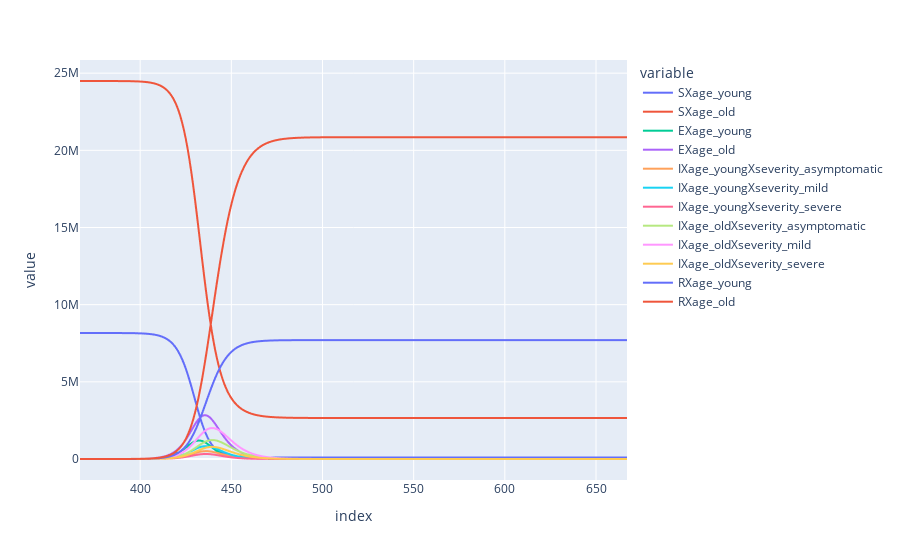

The notebook cell this image was saved under:
### Code cell
plot_compartments(model)

### Figure 1 — Plotly figure (JSON) as saved in the notebook; plotly's stock layout.template omitted (floating-point values rounded to 4 significant figures; data arrays with more than 128 entries replaced by an {"elided": "..."} marker saying what was removed)
{"data": [{"hovertemplate": "variable=SXage_young<br>index=%{x}<br>value=%{y}<extra></extra>", "legendgroup": "SXage_young", "line": {"color": "#636efa", "dash": "solid"}, "marker": {"symbol": "circle"}, "mode": "lines", "name": "SXage_young", "showlegend": true, "type": "scattergl", "x": {"elided": "301 int values"}, "xaxis": "x", "y": {"elided": "301 float values"}, "yaxis": "y"}, {"hovertemplate": "variable=SXage_old<br>index=%{x}<br>value=%{y}<extra></extra>", "legendgroup": "SXage_old", "line": {"color": "#EF553B", "dash": "solid"}, "marker": {"symbol": "circle"}, "mode": "lines", "name": "SXage_old", "showlegend": true, "type": "scattergl", "x": {"elided": "301 int values"}, "xaxis": "x", "y": {"elided": "301 float values"}, "yaxis": "y"}, {"hovertemplate": "variable=EXage_young<br>index=%{x}<br>value=%{y}<extra></extra>", "legendgroup": "EXage_young", "line": {"color": "#00cc96", "dash": "solid"}, "marker": {"symbol": "circle"}, "mode": "lines", "name": "EXage_young", "showlegend": true, "type": "scattergl", "x": {"elided": "301 int values"}, "xaxis": "x", "y": {"elided": "301 float values"}, "yaxis": "y"}, {"hovertemplate": "variable=EXage_old<br>index=%{x}<br>value=%{y}<extra></extra>", "legendgroup": "EXage_old", "line": {"color": "#ab63fa", "dash": "solid"}, "marker": {"symbol": "circle"}, "mode": "lines", "name": "EXage_old", "showlegend": true, "type": "scattergl", "x": {"elided": "301 int values"}, "xaxis": "x", "y": {"elided": "301 float values"}, "yaxis": "y"}, {"hovertemplate": "variable=IXage_youngXseverity_asymptomatic<br>index=%{x}<br>value=%{y}<extra></extra>", "legendgroup": "IXage_youngXseverity_asymptomatic", "line": {"color": "#FFA15A", "dash": "solid"}, "marker": {"symbol": "circle"}, "mode": "lines", "name": "IXage_youngXseverity_asymptomatic", "showlegend": true, "type": "scattergl", "x": {"elided": "301 int values"}, "xaxis": "x", "y": {"elided": "301 float values"}, "yaxis": "y"}, {"hovertemplate": "variable=IXage_youngXseverity_mild<br>index=%{x}<br>value=%{y}<extra></extra>", "legendgroup": "IXage_youngXseverity_mild", "line": {"color": "#19d3f3", "dash": "solid"}, "marker": {"symbol": "circle"}, "mode": "lines", "name": "IXage_youngXseverity_mild", "showlegend": true, "type": "scattergl", "x": {"elided": "301 int values"}, "xaxis": "x", "y": {"elided": "301 float values"}, "yaxis": "y"}, {"hovertemplate": "variable=IXage_youngXseverity_severe<br>index=%{x}<br>value=%{y}<extra></extra>", "legendgroup": "IXage_youngXseverity_severe", "line": {"color": "#FF6692", "dash": "solid"}, "marker": {"symbol": "circle"}, "mode": "lines", "name": "IXage_youngXseverity_severe", "showlegend": true, "type": "scattergl", "x": {"elided": "301 int values"}, "xaxis": "x", "y": {"elided": "301 float values"}, "yaxis": "y"}, {"hovertemplate": "variable=IXage_oldXseverity_asymptomatic<br>index=%{x}<br>value=%{y}<extra></extra>", "legendgroup": "IXage_oldXseverity_asymptomatic", "line": {"color": "#B6E880", "dash": "solid"}, "marker": {"symbol": "circle"}, "mode": "lines", "name": "IXage_oldXseverity_asymptomatic", "showlegend": true, "type": "scattergl", "x": {"elided": "301 int values"}, "xaxis": "x", "y": {"elided": "301 float values"}, "yaxis": "y"}, {"hovertemplate": "variable=IXage_oldXseverity_mild<br>index=%{x}<br>value=%{y}<extra></extra>", "legendgroup": "IXage_oldXseverity_mild", "line": {"color": "#FF97FF", "dash": "solid"}, "marker": {"symbol": "circle"}, "mode": "lines", "name": "IXage_oldXseverity_mild", "showlegend": true, "type": "scattergl", "x": {"elided": "301 int values"}, "xaxis": "x", "y": {"elided": "301 float values"}, "yaxis": "y"}, {"hovertemplate": "variable=IXage_oldXseverity_severe<br>index=%{x}<br>value=%{y}<extra></extra>", "legendgroup": "IXage_oldXseverity_severe", "line": {"color": "#FECB52", "dash": "solid"}, "marker": {"symbol": "circle"}, "mode": "lines", "name": "IXage_oldXseverity_severe", "showlegend": true, "type": "scattergl", "x": {"elided": "301 int values"}, "xaxis": "x", "y": {"elided": "301 float values"}, "yaxis": "y"}, {"hovertemplate": "variable=RXage_young<br>index=%{x}<br>value=%{y}<extra></extra>", "legendgroup": "RXage_young", "line": {"color": "#636efa", "dash": "solid"}, "marker": {"symbol": "circle"}, "mode": "lines", "name": "RXage_young", "showlegend": true, "type": "scattergl", "x": {"elided": "301 int values"}, "xaxis": "x", "y": {"elided": "301 float values"}, "yaxis": "y"}, {"hovertemplate": "variable=RXage_old<br>index=%{x}<br>value=%{y}<extra></extra>", "legendgroup": "RXage_old", "line": {"color": "#EF553B", "dash": "solid"}, "marker": {"symbol": "circle"}, "mode": "lines", "name": "RXage_old", "showlegend": true, "type": "scattergl", "x": {"elided": "301 int values"}, "xaxis": "x", "y": {"elided": "301 float values"}, "yaxis": "y"}], "layout": {"legend": {"title": {"text": "variable"}, "tracegroupgap": 0}, "margin": {"t": 60}, "xaxis": {"anchor": "y", "domain": [0, 1], "title": {"text": "index"}}, "yaxis": {"anchor": "x", "domain": [0, 1], "title": {"text": "value"}}}}
